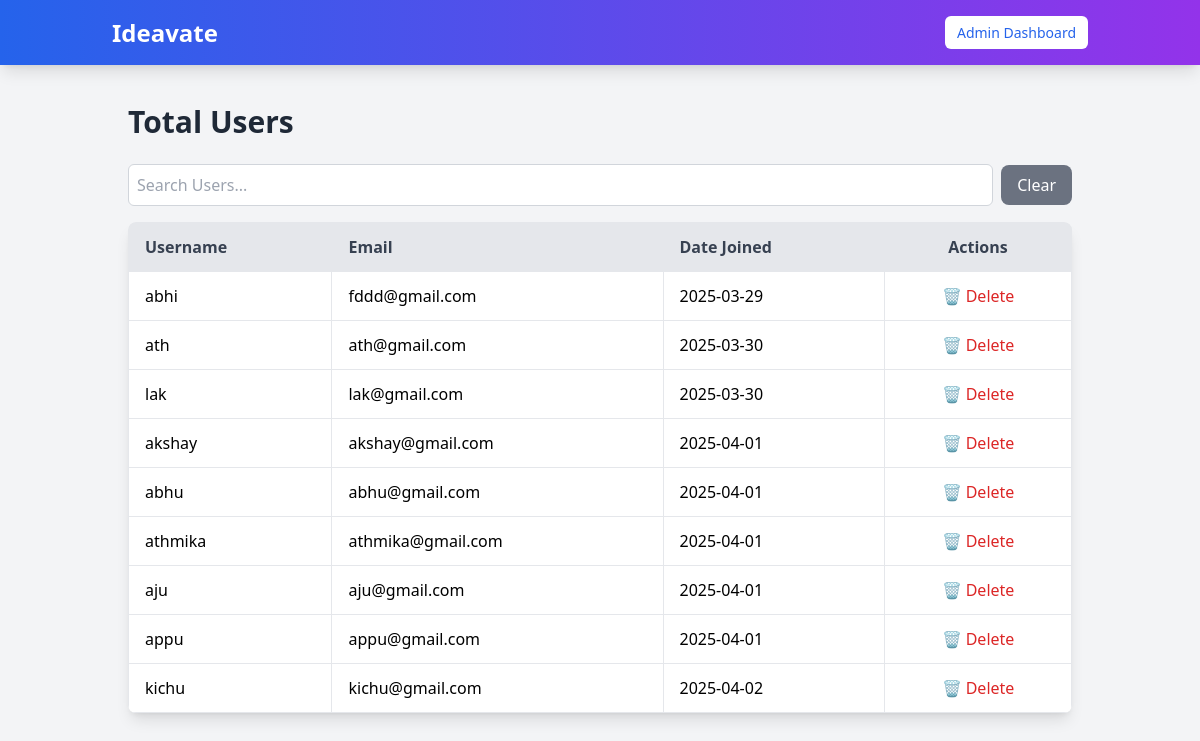
/admin_dashboard/users/ (signed in), run on an earlier commit of the app's database.
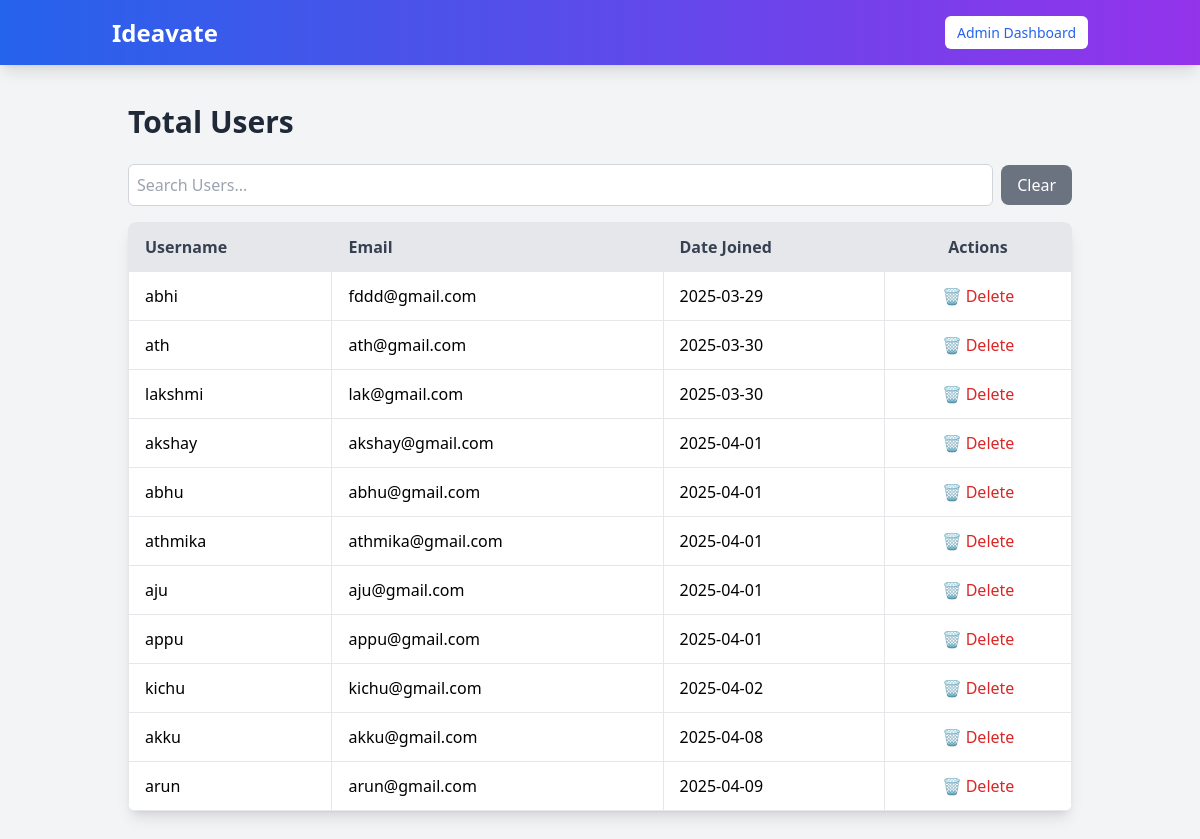
And on a later commit of the database.
### myapp/models.py (models this page shows)
class User(AbstractUser):
    is_user = models.BooleanField(default=False)
    is_organization = models.BooleanField(default=False)
    groups = models.ManyToManyField(Group, related_name="custom_user_groups", blank=True)
    user_permissions = models.ManyToManyField(Permission, related_name="custom_user_permissions", blank=True)

### myapp/views.py (the view)
# urls.py: path("admin_dashboard/users/",views. admin_users, name="admin_users"),
@user_passes_test(is_admin)
def admin_users(request):
    users = User.objects.filter(is_user=True)
    return render(request, "admin_users.html", {"users": users})

### myapp/views.py (called while the page is built)
def is_admin(user):
    return user.is_authenticated and user.is_superuser

### templates/admin_users.html (shortened to what this page needs)
{% extends "navbar.html" %}
{% block content %}
<div class="container mx-auto p-6">
    <h1 class="text-3xl font-bold text-gray-800 mb-6">Total Users</h1>
    <div class="flex items-center mb-4">
        <input type="text" id="searchInput" placeholder="Search Users..." class="w-full p-2 border border-gray-300 rounded-md focus:outline-none focus:ring-2 focus:ring-blue-500">
        <button onclick="clearSearch()" class="ml-2 px-4 py-2 bg-gray-500 text-white rounded-lg hover:bg-gray-600 transition">Clear</button>
    </div>
    <div class="overflow-x-auto bg-white shadow-lg rounded-lg">
        <table class="w-full border border-gray-300">
            <thead>
                <tr class="bg-gray-200 text-gray-700 text-left">
                    <th class="py-3 px-4 border">Username</th>
                    <th class="py-3 px-4 border">Email</th>
                    <th class="py-3 px-4 border">Date Joined</th>
                    <th class="py-3 px-4 border text-center">Actions</th>
                </tr>
            </thead>
            <tbody id="userTable">
                {% for user in users %}
                <tr class="border hover:bg-gray-50 transition">
                    <td class="py-3 px-4 border">{{ user.username }}</td>
                    <td class="py-3 px-4 border">{{ user.email }}</td>
                    <td class="py-3 px-4 border">{{ user.date_joined|date:"Y-m-d" }}</td>
                    <td class="py-3 px-4 border text-center">
                        <form action="{% url 'delete_user' user.id %}" method="post" onsubmit="return confirm('Are you sure you want to delete this user?');">
                            <button type="submit" class="text-red-600 hover:text-red-800 transition">
                                🗑 Delete
                            </button>
                        </form>
                    </td>
                </tr>
                {% empty %}
                <tr>
                    <td colspan="4" class="text-center py-6 text-gray-500">No users found.</td>
                </tr>
                {% endfor %}
            </tbody>
        </table>
    </div>
</div>
{% endblock %}

What changed in the data, as far as the page shows it:
changed User "lak@gmail.com": username "lak" → "lakshmi"
added User: username "akku", email "akku@gmail.com", date_joined "2025-04-08"
added User: username "arun", email "arun@gmail.com", date_joined "2025-04-09"
